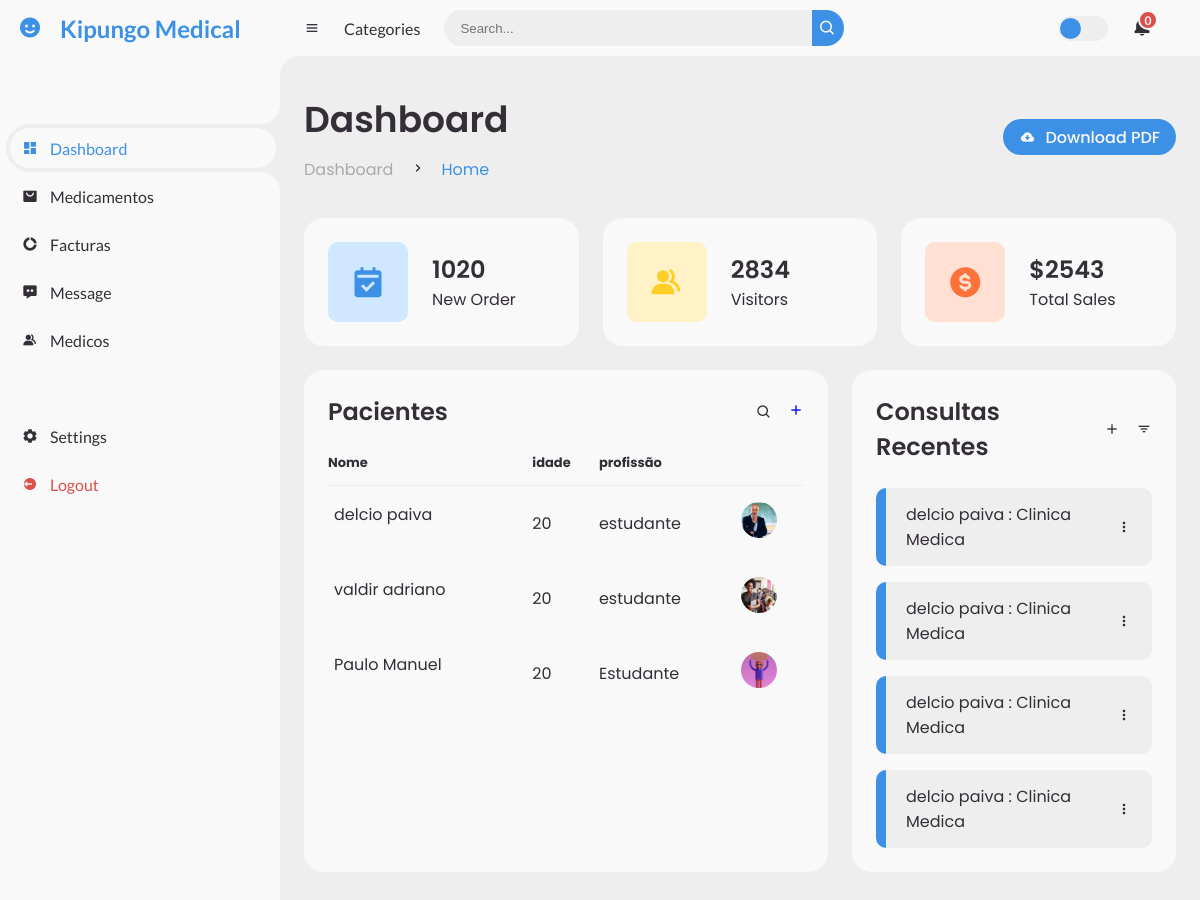
Screenshot of /paciente-list/ (signed in) with the database file from the repository.
### home/models.py (models this page shows, shortened)
class Paciente(models.Model):
    nome=models.CharField(max_length=255,blank=False,null=False)
    idade=models.PositiveIntegerField()
    nif=models.CharField(max_length=255,blank=True,null=True)
    nacionalidade=models.CharField(max_length=120,null=False)
    genero=models.CharField(max_length=50,choices=GENERO)
    profissao=models.CharField(max_length=120)
    descricao=models.TextField()
    foto=models.ImageField(upload_to='imagens_paciente/')

class Consulta(models.Model):
    medico_id=models.ForeignKey(Medico,on_delete=models.CASCADE,null=True,blank=True)
    paciente_id=models.ForeignKey(Paciente,on_delete=models.CASCADE,null=False)
    tipo=models.CharField(max_length=255,choices=TIPO,null=True,blank=True,default='banco urgência')
    estado=models.CharField(max_length=255,choices=STATUS,null=True,blank=True)
    data = models.DateField(auto_now_add=True)
    hora = models.TimeField(auto_now_add=True)

### home/views.py (the view)
# urls.py: path('paciente-list/', pacientelist, name='paciente-list'),
@login_required
def pacientelist(request):
    if request.user.is_authenticated:
        if request.user.is_admin or request.user.is_atendente:
            paciente=Paciente.objects.all()
            paciente_paginator=Paginator(paciente,4)
            page_num=request.GET.get('page')
            page=paciente_paginator.get_page(page_num)
            pedidos=ConsultaAgenda.objects.filter(status='pendente').all()
            total=pedidos.count()
            atendente=Atendete.objects.filter(nome__iexact=request.user.username).first()
            consultas=Consulta.objects.all()
            n1=len(consultas)
            lista=list()
            for n in range(0,4):
                lista.append(consultas[n1-1])
            context={
                'pacientes':paciente,
                'consultas':lista,
                'atendentes':atendente,
                'page':page,
                'user':request.user,
                'total':total,
            }
            return render(request,'home/paciente_list.html',context)
        return render(request, 'alert.html', {'message': 'Você precisa ser um atendente ou medico para acessar esta página.', 'redirect_url': '/login/'})
    return render(request, 'alert.html', {'message': 'Você precisa estar logado para acessar esta página.', 'redirect_url': '/register/'})

### templates/home/paciente_list.html (shortened to what this page needs)
{% load static %}
<!DOCTYPE html>
<html lang="en">
<head>
	<link href='https://unpkg.com/boxicons@2.0.9/css/boxicons.min.css' rel='stylesheet'>
	<link rel="stylesheet" href="{% static 'css/style1.css' %}">
</head>
<body>
	{% if user.is_admin %}
	<section id="sidebar">
		<a href="#" class="brand">
			<i class='bx bxs-smile'></i>
			<span class="text">Kipungo Medical</span>
		</a>
		<ul class="side-menu top">
			<li class="active">
				<a href="{% url 'paciente-list' %}">
					<i class='bx bxs-dashboard' ></i>
					<span class="text">Dashboard</span>
				</a>
			</li>
			<li>
				<a href="{% url 'medicamento-list' %}">
					<i class='bx bxs-shopping-bag-alt' ></i>
					<span class="text">Medicamentos</span>
				</a>
			</li>
			<li>
				<a href="{% url 'factura-list' %}">
					<i class='bx bxs-doughnut-chart' ></i>
					<span class="text">Facturas</span>
				</a>
			</li>
			<li>
				<a href="#">
					<i class='bx bxs-message-dots' ></i>
					<span class="text">Message</span>
				</a>
			</li>
			<li>
				<a href="{% url 'medico-list' %}">
					<i class='bx bxs-group' ></i>
					<span class="text">Medicos</span>
				</a>
			</li>
		</ul>
		<ul class="side-menu">
			<li>
				<a href="#">
					<i class='bx bxs-cog' ></i>
					<span class="text">Settings</span>
				</a>
			</li>
			<li>
				<a href="{% url 'logout' %}" class="logout">
					<i class='bx bxs-log-out-circle' ></i>
					<span class="text">Logout</span>
				</a>
			</li>
		</ul>
	</section>
	{% endif %}
	<section id="content">
		<nav>
			<i class='bx bx-menu' ></i>
			<a href="#" class="nav-link">Categories</a>
			<form action="{% url 'paciente-search' %} " method='GET'>
				<div class="form-input">
					<input type="search" placeholder="Search..."  name='paciente'>
					<button type="submit" class="search-btn"><i class='bx bx-search' ></i></button>
				</div>
			</form>
			<label for="switch-mode" class="switch-mode"></label>
			<a href="#" class="notification">
				<span class="num">
					{% if user.is_atendente %}
					{% if total %}
					{{total}}
					{% else %}
					0
					{% endif %}
					{% else %}
					0
					{% endif %}
				</span>
			</a>
		</nav>
		<main>
			<div class="head-title">
				<div class="left">
					<h1>Dashboard</h1>
					<ul class="breadcrumb">
						<li>
							<a href="#">Dashboard</a>
						</li>
						<li><i class='bx bx-chevron-right' ></i></li>
						<li>
							<a class="active" href="#">Home</a>
						</li>
					</ul>
				</div>
				<a href="#" class="btn-download">
					<i class='bx bxs-cloud-download' ></i>
					<span class="text">Download PDF</span>
				</a>
			</div>
			<ul class="box-info">
				<li>
					<i class='bx bxs-calendar-check' ></i>
					<span class="text">
						<h3>1020</h3>
						<p>New Order</p>
					</span>
				</li>
				<li>
					<i class='bx bxs-group' ></i>
					<span class="text">
						<h3>2834</h3>
						<p>Visitors</p>
					</span>
				</li>
				<li>
					<i class='bx bxs-dollar-circle' ></i>
					<span class="text">
						<h3>$2543</h3>
						<p>Total Sales</p>
					</span>
				</li>
			</ul>
			<div class="table-data">
				<div class="order">
					<div class="head">
						<h3>Pacientes</h3>
						<i class='bx bx-search' ></i>
						<a href="{% url 'paciente-create' %}"><i class='bx bx-plus' ></i></a>
					</div>
					<table>
						<thead>
							<tr>
								<th>Nome</th>
								<th>idade</th>
								<th>profissão</th>
                                <th></th>
							</tr>
						</thead>
						<tbody>
							{% for paciente in page.object_list %}
                            <tr>
								<td>{{paciente.nome}}</td>
								<td>{{paciente.idade}}</td>
								<td>{{paciente.profissao}}</td>
                                <td> <img src="{{paciente.foto.url}}"></td>
							</tr>
                            {% endfor %}
						</tbody>
					</table>
				</div>
				<div class="todo">
					<div class="head">
						<h3>Consultas Recentes</h3>
						<i class='bx bx-plus' ></i>
						<i class='bx bx-filter' ></i>
					</div>
					<ul class="todo-list">
						{% for consulta in consultas  %}
                        <li class="completed">
							<p>{{consulta.paciente_id.nome}} : {{consulta.tipo}}</p>
							<i class='bx bx-dots-vertical-rounded' ></i>
						</li>
                        {% endfor %}
					</ul>
				</div>
			</div>
		</main>
	</section>
</body>
</html>

### rows the page displays
Paciente: nome "delcio paiva", idade "20", profissao "estudante", foto (picture)
Paciente: nome "valdir adriano", idade "20", profissao "estudante", foto (picture)
Paciente: nome "Paulo Manuel", idade "20", profissao "Estudante", foto (picture)
Consulta: paciente_id.nome "delcio paiva", tipo "Clinica Medica"
